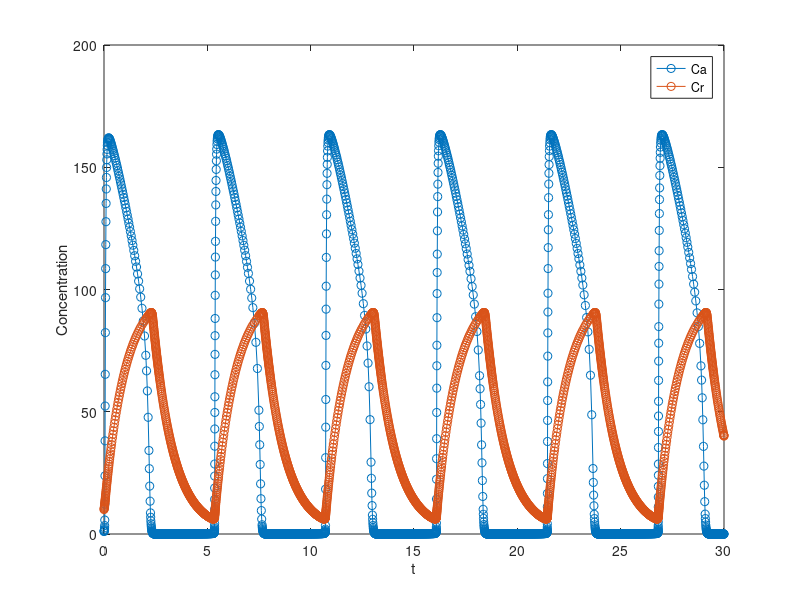

This chart was generated by the following MATLAB code:
Ror = 1;
Rr = 100;
Roa = 100;
Ra = 5000;
da = 30;
    
f = @(t,y) [-da*y(1) + (Roa+Ra*(y(1)^2))/(1+y(1)^2+y(2)^2);-y(2) + (Ror+Rr*(y(1)^2))/(1+y(1)^2) ];
tspan = [0, 30];
xinit = [1.0,10.0];
ode45(f, tspan, xinit)
legend('Ca', 'Cr')
xlabel('t')
ylabel('Concentration')